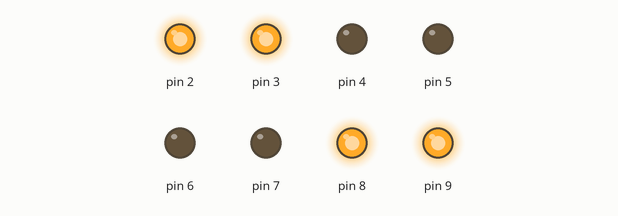
Simulated run of this sketch. Board: Arduino Uno, built with avr-gcc and run on an emulated ATmega328P. On the bench: output pins drawn as LEDs (lit = HIGH).

Above: at 0.5 s.
At 1.5 s:
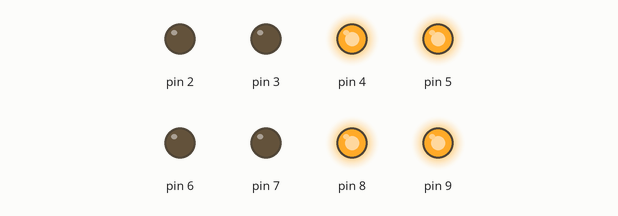
At 2.5 s:
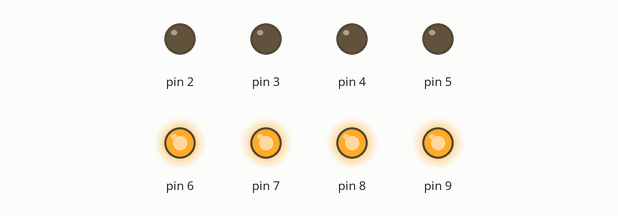
At 3.5 s:
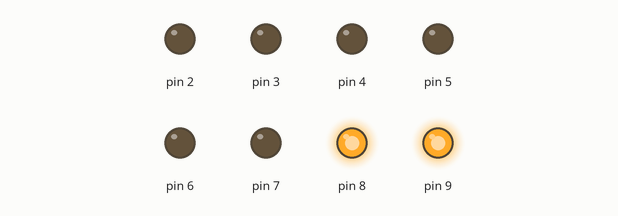
At 4.5 s:
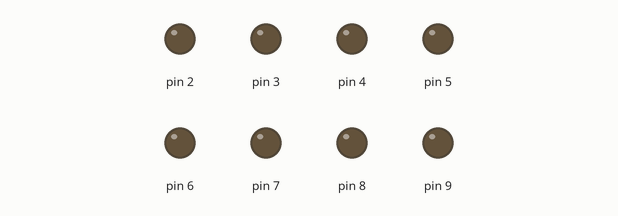
Timing chart, 0 to 6.5 s (numbered marks = the images above):
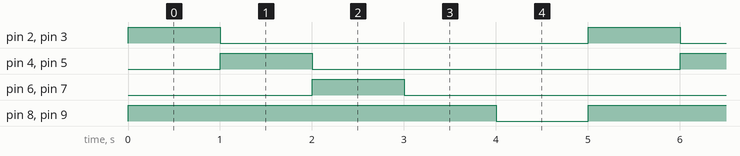

Measured:
- by itself, pin 2–7: alternates HIGH for 1.0 s and LOW for 4.0 s
- by itself, pin 8, pin 9: alternates HIGH for 4.0 s and LOW for 1.0 s
- by itself, everything shown: repeats every 5.0 s, in 5 steps

The sketch:

B0941075_Blink.ino
```cpp
void setup() {

  pinMode(2,OUTPUT);
  pinMode(3,OUTPUT);
  pinMode(4,OUTPUT);
  pinMode(5,OUTPUT);
  pinMode(6,OUTPUT);
  pinMode(7,OUTPUT);
  pinMode(8,OUTPUT);
  pinMode(9,OUTPUT);
}
void loop() {
  digitalWrite(8,HIGH);
  digitalWrite(9,HIGH);
  digitalWrite(2,HIGH);
  digitalWrite(3,HIGH);
  delay(1000);
  digitalWrite(2,LOW);
  digitalWrite(3,LOW);
  digitalWrite(4,HIGH);
  digitalWrite(5,HIGH);
  delay(1000);
  digitalWrite(4,LOW);
  digitalWrite(5,LOW);
  digitalWrite(6,HIGH);
  digitalWrite(7,HIGH);
  delay(1000);
  digitalWrite(6,LOW);
  digitalWrite(7,LOW);
  delay(1000);
  digitalWrite(8,LOW);
  digitalWrite(9,LOW);
  delay(1000);

}
```
